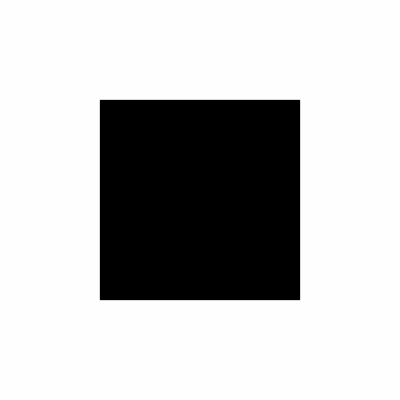
Frame 1 (no input)
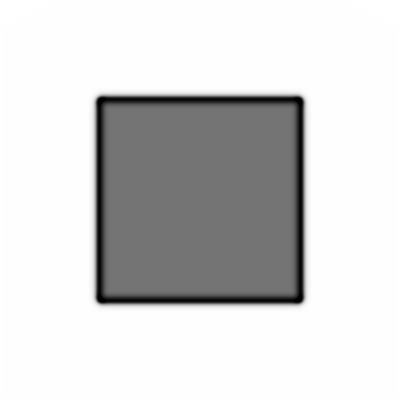
Frame 60 (no input)
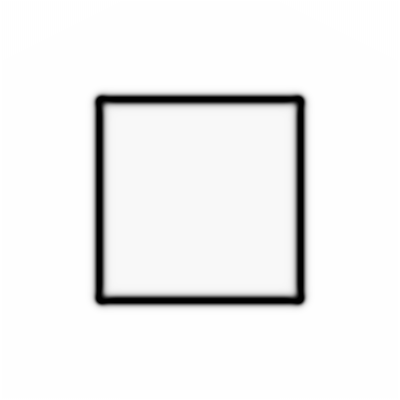
Frame 120 (the mouse pressed at the canvas centre since frame 60)

The p5.js sketch that drew these frames (run headless with seeded random() and noise() and a simulated clock; from frame 60 on, the mouse is pressed at the canvas centre):

// p5.js sketch
// ── sketch.js
let grid = [];
let next = [];
let dA = 1; // default 1
let dB = 0.5; // default 0.5
let feed = 0.055; // default 0.055
let k = 0.062; // default 0.062

function setup() {
	createCanvas(400, 400);

	for (let x = 0; x < width; x++) {
		grid[x] = [];
		next[x] = [];
		for (let y = 0; y < height; y++) {
			grid[x][y] = {a: 1, b: 0};
			next[x][y] = {a: 1, b: 0};
		}
	}

	let low = floor(width * 0.25);
	let high = floor(width * 0.75);

	for (i = low; i < high; i+=1) {
		for (j = low; j < high; j+=1) {
			grid[i][j].b = 1;
		}
	}
}

function draw() {
	background(51);


	for (let x = 1; x < width - 1; x++) {
		for (let y = 1; y < height - 1; y++) {
			let a = grid[x][y].a;
			let b = grid[x][y].b;
			next[x][y].a = a + 
										 (dA * laplaceA(x, y)) - 
										 (a * b * b) +
										 (feed * (1 - a));
			next[x][y].b = b + 
										 (dB * laplaceB(x, y)) + 
										 (a * b * b) -
										 ((k + feed) * b);
			next[x][y].a = constrain(next[x][y].a, 0, 1);
			next[x][y].b = constrain(next[x][y].b, 0, 1);
		}
	}
	

	loadPixels();
	for (let x = 0; x < width; x++) {
		for (let y = 0; y < height; y++) {
			let pix = (x + y * width)*4;
			let a = next[x][y].a;
			let b = next[x][y].b;
			let c = floor((a-b)*255);
			c = constrain(c, 0, 255);
			pixels[pix + 0] = c;
			pixels[pix + 1] = c;
			pixels[pix + 2] = c;
			pixels[pix + 3] = 255;
		}
	
	}
	updatePixels();

	swap();
}

function laplaceA(x, y) {
	let sumA = 0;

	sumA += grid[x][y].a * -1;
	sumA += grid[x-1][y].a * 0.2;
	sumA += grid[x+1][y].a * 0.2;
	sumA += grid[x][y+1].a * 0.2;
	sumA += grid[x][y-1].a * 0.2;
	sumA += grid[x-1][y-1].a * 0.05;
	sumA += grid[x-1][y+1].a * 0.05;
	sumA += grid[x+1][y+1].a * 0.05;
	sumA += grid[x+1][y-1].a * 0.05;

	return sumA;
}

function laplaceB(x, y) {
	let sumA = 0;

	sumA += grid[x][y].b * -1;
	sumA += grid[x-1][y].b * 0.2;
	sumA += grid[x+1][y].b * 0.2;
	sumA += grid[x][y+1].b * 0.2;
	sumA += grid[x][y-1].b * 0.2;
	sumA += grid[x-1][y-1].b * 0.05;
	sumA += grid[x-1][y+1].b * 0.05;
	sumA += grid[x+1][y+1].b * 0.05;
	sumA += grid[x+1][y-1].b * 0.05;

	return sumA;
}

function swap() {
	let temp = grid;
	grid = next;
	next = temp;
}
